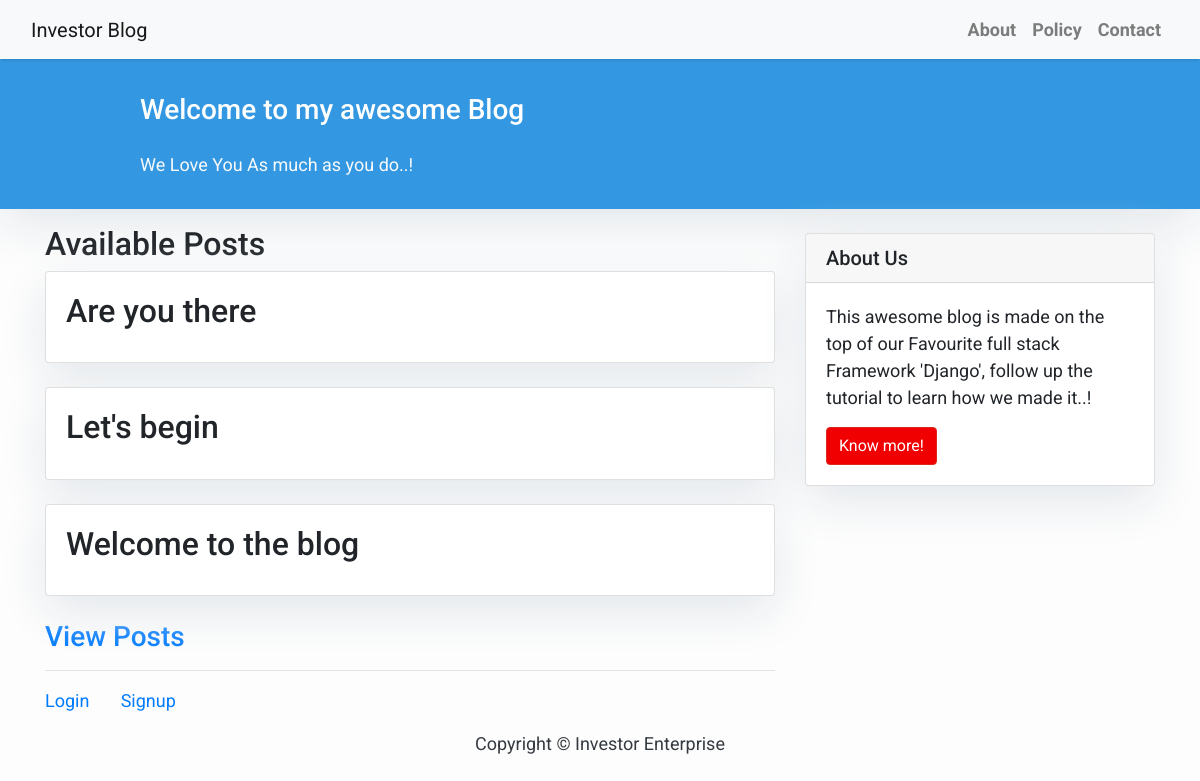
The page / on the database its author committed.
### blog/models.py (models this page shows, shortened)
class Post(models.Model):
    title = models.CharField(max_length=200, unique=True)
    slug = models.SlugField(max_length=200, unique=True)
    author = models.ForeignKey('auth.User', on_delete= models.CASCADE)
    updated_on = models.DateTimeField(auto_now= True)
    content = models.TextField()
    created_on = models.DateTimeField(auto_now_add=True)
    status = models.IntegerField(choices=STATUS, default=0)
    class Meta:
        ordering = ['-created_on']

### blog/views.py (the view)
# urls.py: path('', views.PostShow.as_view(), name='home'),
class PostShow(generic.ListView):
    queryset = Post.objects.filter(status=1).order_by('-created_on')
    template_name = 'home.html'

### templates/home.html (shortened to what this page needs)
{% extends "base.html" %}
{% block content %}
<header class="masthead">
    <div class="container">
        <div class="row">
            <div class=" col-md-8 col-md-10 mx-auto">
                <div class="site-heading">
                    <h3 class=" site-heading my-4 mt-3 text-white"> Welcome to my awesome Blog </h3>
                    <p class="text-light">We Love You As much as you do..! &nbsp
                    </p>
                </div>
            </div>
        </div>
    </div>
</header>
<div class="container">
    <div class="row">
        <div class="col-md-8 mt-3 left">
        <h2> Available Posts </h2>
            {% for post in post_list %}
            <div class="card mb-4">
                <div class="card-body">
                    <h2 class="card-title">{{ post.title }}</h2>
                </div>
            </div>
            {% endfor %}
          <h3>  <a href="{% url 'index' %}"> View Posts </a></h3>
            <hr/>
            {% if user.is_authenticated %}
            {% else %}
          <a href="{% url 'login' %}"> Login </a> &nbsp; &nbsp; &nbsp; <a href="{% url 'signup' %}"> Signup </a>
          {% endif%}
        </div>
        {% block sidebar %} {% include 'sidebar.html' %}
         {% endblock sidebar %}
    </div>
</div>
{%endblock%}

### templates/base.html (style rules this page uses)
body { font-family: "Roboto", sans-serif; font-size: 17px; background-color: #fdfdfd; }
.masthead { background: #3398E1; height: auto; padding-bottom: 15px; box-shadow: 0 16px 48px #E3E7EB; padding-top: 10px; }

### templates/home.html (style rules this page uses)
body { font-family: "Roboto", sans-serif; font-size: 18px; background-color: #fdfdfd; }
.card { box-shadow: 0 16px 48px #E3E7EB; }

### templates/sidebar.html (style rules this page uses)
.card { box-shadow: 0 16px 48px #E3E7EB; }

### rows shown on the page
Post: title "Are you there"
Post: title "Let's begin"
Post: title "Welcome to the blog"
